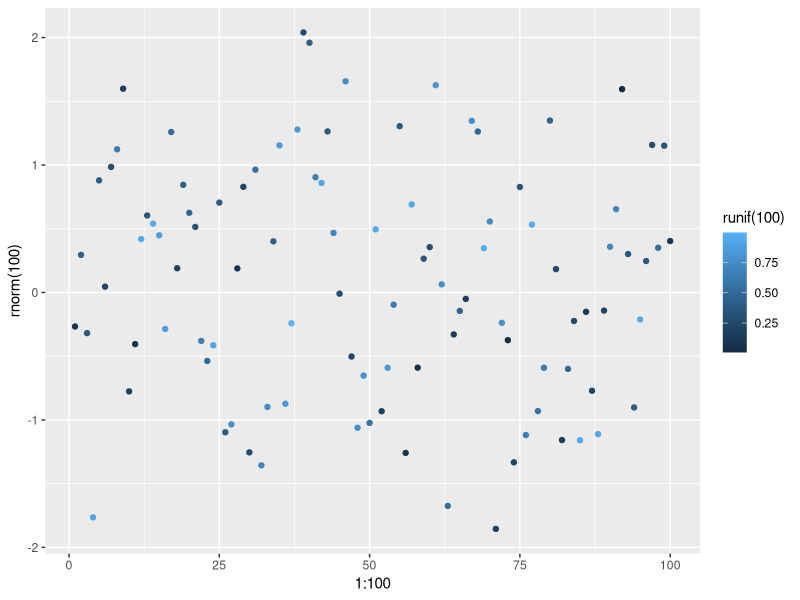
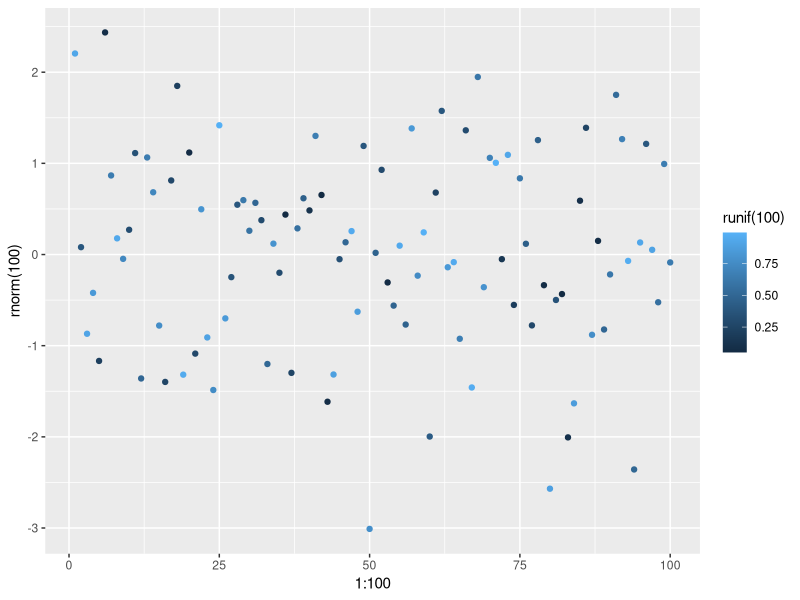
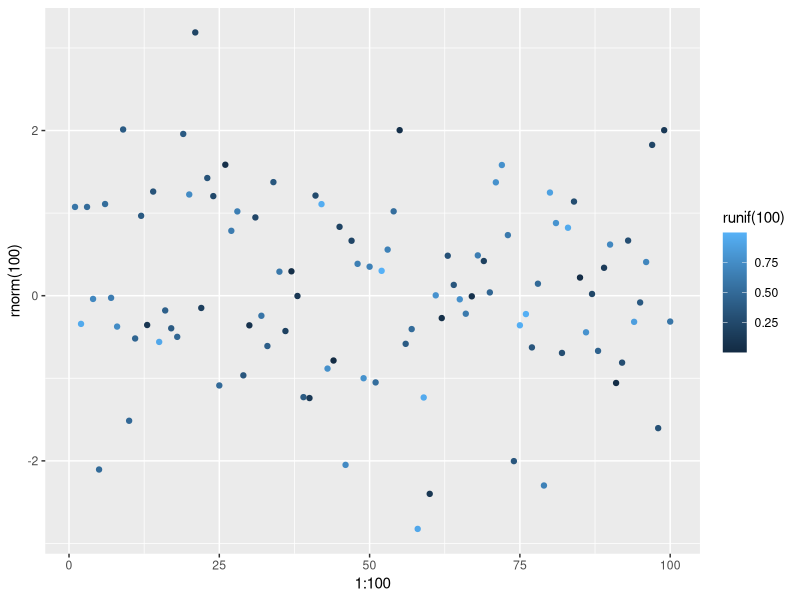
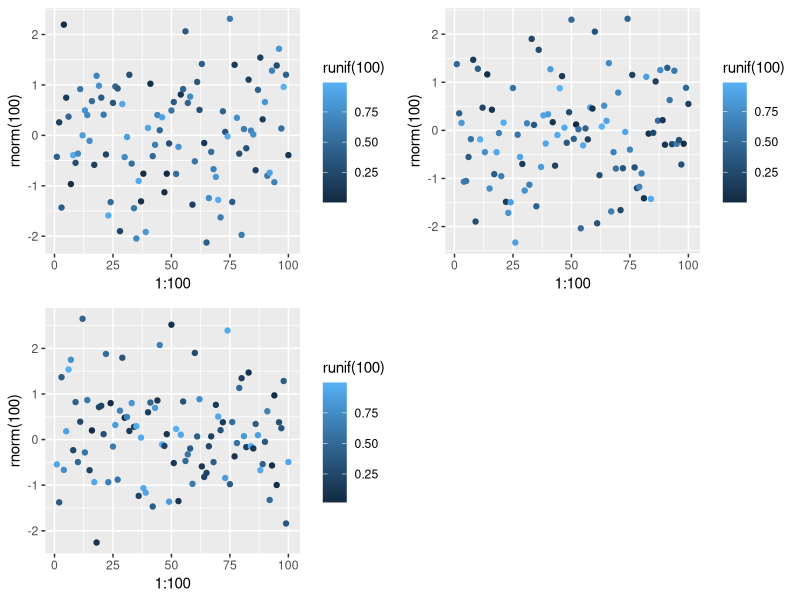

These figures' R source, in order:
  library(gridExtra)
  library(ggplot2)
  
  out<-list()
  for (i in c(1,2,3)){
    print(i)
    
    out[[i]] <- qplot(1:100, rnorm(100), colour = runif(100))
                                    
    print(out[[i]])
    
    dev.off()
  }
  
  grid.arrange(out[[1]], out[[2]], out[[3]], nrow = 2)
